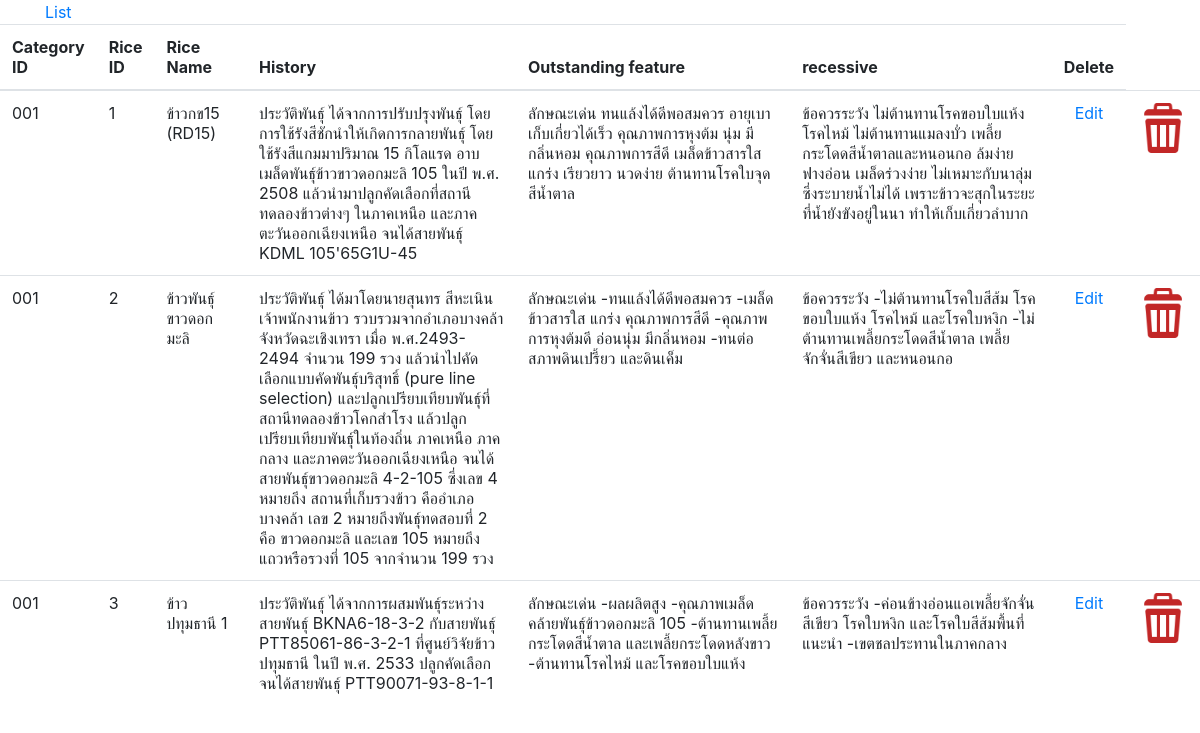
/admin/admin_detail.php?c_id=001 (signed in), run on the app's committed database.
### tables this page shows
CREATE TABLE `tb_place` (
  `p_id` int(11) NOT NULL,
  `p_name` varchar(20) NOT NULL,
  `p_description1` varchar(530) DEFAULT NULL,
  `p_description2` varchar(530) DEFAULT NULL,
  `p_description3` varchar(530) DEFAULT NULL,
  `p_credit` varchar(120) DEFAULT NULL,
  `p_image1` varchar(230) DEFAULT NULL,
  `p_image2` varchar(230) DEFAULT NULL,
  `p_image3` varchar(230) DEFAULT NULL,
  `c_id` varchar(4) NOT NULL
);

### admin/admin_detail.php (the view, shortened to what this page needs)
<?php
include("connect.php");
?>
<html>
<head>
  <link rel="stylesheet" href="https://stackpath.bootstrapcdn.com/bootstrap/4.4.1/css/bootstrap.min.css">
</head>
<body>
<div  class="container"> <a href="index.php">List</a> </div>
<table class="table">
            <thead>
                <tr>
                    <th>Category ID</th>
                    <th>Rice ID</th>
                    <th>Rice Name</th>
                    <th>History</th>
                    <th>Outstanding feature</th>
                    <th>recessive</th>
                    <th>Delete</th>
                </tr>
            </thead>
            <tbody>
    <?php
    $strCustomerID = null;
    if (isset($_GET["c_id"])) {
        $strCustomerID = $_GET["c_id"];
    }
    $sql = "SELECT * FROM tb_place WHERE c_id = '" . $strCustomerID . "' ";
    $query = mysqli_query($conn, $sql);
    while ($rs2 = mysqli_fetch_array($query)) {
    ?>
        <tr>
            <td width="50"><?= $rs2['c_id'] ?></td>
            <td width="50"><?= $rs2['p_id'] ?></td>
            <td width="120"><?= $rs2['p_name'] ?></td>
            <td width="500" ><?= $rs2['p_description1'] ?></td>
            <td width="500" ><?= $rs2['p_description2'] ?></td>
            <td width="500" ><?= $rs2['p_description3'] ?></td>
            <td align="center"><a href="admin_edit.php?p_id=<?php echo $rs2['p_id'];?>">Edit</a></td>
            <td align="center"><a href="delete.php?p_id=<?php echo $rs2['p_id'];?>"><img src="img2/del.png" width="50" height="50"></a></td>
        </tr>
        <?php  } ?>
            </tbody>
    </table>
</body>
</html>

### data on the page
tb_place: c "001", p_id "1", p_name "ข้าวกข15 (RD15)", p_description1 "ประวัติพันธุ์ ได้จากการปรับปรุงพันธุ์ โดยการใช้รังสีชักนำให้เกิดการกลายพันธุ์ โดยใช้รังสีแกมมาปริมาณ 15 กิโลแรด อาบเมล็ดพันธุ์ข้าวขาวดอกมะลิ 105 ในปี พ.ศ. 2508 แล้วนำมาปลูกคัดเลือกที่สถานีทดลองข้าวต่างๆ ในภาคเหนือ และภาคตะวันออกเฉียงเหนือ จนได้สายพันธุ์ KDML 105'65G1U-45", p_description2 "ลักษณะเด่น ทนแล้งได้ดีพอสมควร อายุเบา เก็บเกี่ยวได้เร็ว คุณภาพการหุงต้ม นุ่ม มีกลิ่นหอม คุณภาพการสีดี เมล็ดข้าวสารใส แกร่ง เรียวยาว นวดง่าย ต้านทานโรคใบจุดสีน้ำตาล", p_description3 "ข้อควรระวัง ไม่ต้านทานโรคขอบใบแห้ง โรคไหม้ ไม่ต้านทานแมลงบั่ว เพลี้ยกระโดดสีน้ำตาลและหนอนกอ ล้มง่าย ฟางอ่อน เมล็ดร่วงง่าย ไม่เหมาะกับนาลุ่ม ซึ่งระบายน้ำไม่ได้ เพราะข้าวจะสุกในระยะที่น้ำยังขังอยู่ในนา ทำให้เก็บเกี่ยวลำบาก"
tb_place: c "001", p_id "2", p_name "ข้าวพันธุ์ขาวดอกมะลิ", p_description1 "ประวัติพันธุ์ ได้มาโดยนายสุนทร สีหะเนิน เจ้าพนักงานข้าว รวบรวมจากอำเภอบางคล้าจังหวัดฉะเชิงเทรา เมื่อ พ.ศ.2493-2494 จำนวน 199 รวง แล้วนำไปคัดเลือกแบบคัดพันธุ์บริสุทธิ์ (pure line selection) และปลูกเปรียบเทียบพันธุ์ที่สถานีทดลองข้าวโคกสำโรง แล้วปลูกเปรียบเทียบพันธุ์ในท้องถิ่น ภาคเหนือ ภาคกลาง และภาคตะวันออกเฉียงเหนือ จนได้สายพันธุ์ขาวดอกมะลิ 4-2-105 ซึ่งเลข 4 หมายถึง สถานที่เก็บรวงข้าว คืออำเภอบางคล้า เลข 2 หมายถึงพันธุ์ทดสอบที่ 2 คือ ขาวดอกมะลิ และเลข 105 หมายถึง แถวหรือรวงที่ 105 จากจำนวน 199 รวง", p_description2 "ลักษณะเด่น -ทนแล้งได้ดีพอสมควร -เมล็ดข้าวสารใส แกร่ง คุณภาพการสีดี -คุณภาพการหุงต้มดี อ่อนนุ่ม มีกลิ่นหอม -ทนต่อสภาพดินเปรี้ยว และดินเค็ม", p_description3 "ข้อควรระวัง -ไม่ต้านทานโรคใบสีส้ม โรคขอบใบแห้ง โรคไหม้ และโรคใบหงิก -ไม่ต้านทานเพลี้ยกระโดดสีน้ำตาล เพลี้ยจักจั่นสีเขียว และหนอนกอ"
tb_place: c "001", p_id "3", p_name "ข้าวปทุมธานี 1", p_description1 "ประวัติพันธุ์ ได้จากการผสมพันธุ์ระหว่างสายพันธุ์ BKNA6-18-3-2 กับสายพันธุ์ PTT85061-86-3-2-1 ที่ศูนย์วิจัยข้าวปทุมธานี ในปี พ.ศ. 2533 ปลูกคัดเลือกจนได้สายพันธุ์ PTT90071-93-8-1-1", p_description2 "ลักษณะเด่น -ผลผลิตสูง -คุณภาพเมล็ดคล้ายพันธุ์ข้าวดอกมะลิ 105 -ต้านทานเพลี้ยกระโดดสีน้ำตาล และเพลี้ยกระโดดหลังขาว -ต้านทานโรคไหม้ และโรคขอบใบแห้ง", p_description3 "ข้อควรระวัง -ค่อนข้างอ่อนแอเพลี้ยจักจั่นสีเขียว โรคใบหงิก และโรคใบสีส้มพื้นที่แนะนำ -เขตชลประทานในภาคกลาง"
